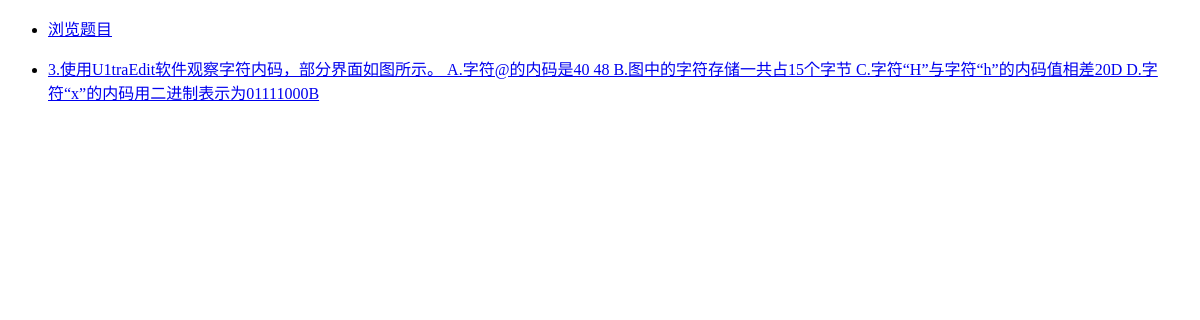
Page /problems/ on the earlier database version.
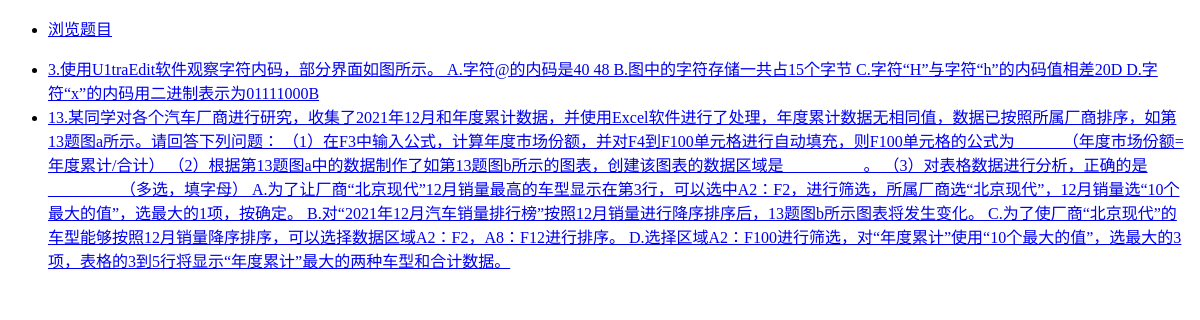
Same page on the later database version.
### problems/models.py (models this page shows, shortened)
class Problem(models.Model):
    class Difficulty(models.TextChoices):
        SIMPLE = 'simple', _('简单')
        NORMAL = 'normal', _('正常')
        HARD = 'hard', _('困难')
    class Types(models.TextChoices):
        CHOOSE = 'choose correct words', _('选择题')
        GAP = 'fill gaps', _('填空题')
    problem_text = RichTextUploadingField(verbose_name='题目内容')
    difficulty = models.CharField(
        '难度',
        choices=Difficulty.choices,
        default=Difficulty.NORMAL,
        max_length=20,
    )
    type = models.CharField(
        '类别',
        choices=Types.choices,
        default=Types.CHOOSE,
        max_length=20,
    )
    class KnowledgePoints(models.TextChoices):
        PANDAS = 'pandas', _('pandas数据分析')
        EXCEL = 'excel', _('Excel表格分析')
    author = models.CharField('上传者', max_length=20, )
    source = models.CharField('所属试卷', max_length=50, blank=True)
    publish_date = models.DateField('发布时间', blank=True)
    knowledge_points = models.CharField(
        '知识点',
        choices=KnowledgePoints.choices,
        default=KnowledgePoints.PANDAS,
        max_length=40,
    )

### problems/views.py (the view)
# urls.py: path('', views.IndexView.as_view(), name='index'),
class IndexView(generic.ListView):
    template_name = 'problems/index.html'
    context_object_name = 'latest_problem_list'
    def get_queryset(self):
        return Problem.objects.order_by(
            'publish_date'
        )[:10]

### problems/templates/problems/index.html (shortened to what this page needs)
<!DOCTYPE html>
<html lang="en">
<head>
</head>
<body>
{% load static %}
<ul>
    <li><a href="{% url 'problems:index' %}">浏览题目</a></li>
</ul>
{% if latest_problem_list %}
    <ul>
        {% for problem in latest_problem_list %}
            <li><a href="{% url 'problems:detail' problem.id %}">
                {{ problem.problem_text | safe }}
            </a></li>
        {% endfor %}
    </ul>
{% else %}
    <p>暂时没有更新题目</p>
{% endif %}
</body>
</html>

Differences in the rows shown:
added Problem: problem_text "13.某同学对各个汽车厂商进行研究，收集了2021年12月和年度累计数据，并使用Excel软件进行了处理，年度累计数据无相同值，数据已按照所属厂商排序，如第13题图a所示。请回答下列问题： （1）在F3中输入公式，计算年度市场份额，并对F4到F100单元格进行自动填充，则F100单元格的公式为______（年度市场份额=年度累计/合计） （2）根据第13题图a中的数据制作了如第13题图b所示的图表，创建该图表的数据区域是__________。 （3）对表格数据进行分析，正确的是_________（多选，填字母） A.为了让厂商“北京现代”12月销量最高的车型显示在第3行，可以选中A2：F2，进行筛选，所属厂商选“北京现代”，12月销量选“10个最大的值”，选最大的1项，按确定。 B.对“2021年12月汽车销量排行榜”按照12月销量进行降序排序后，13题图b所示图表将发生变化。 C.为了使厂商“北京现代”的车型能够按照12月销量降序排序，可以选择数据区域A2：F2，A8：F12进行排序。 D.选择区域A2：F100进行筛选，对“年度累计”使用“10个最大的值”，选最大的3项，表格的3到5行将显示“年度累计”最大的两种车型和合计数据。"
